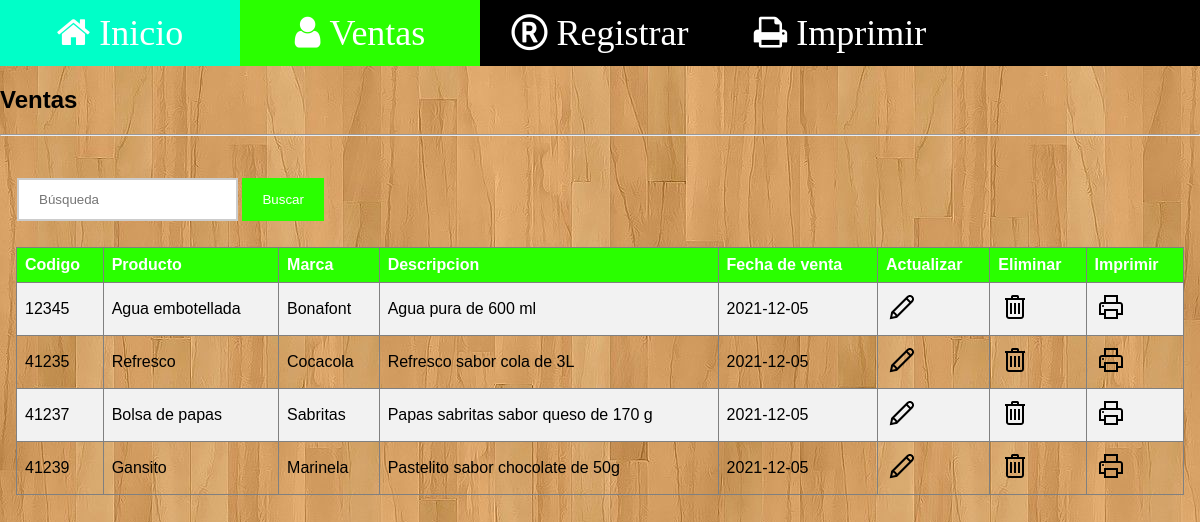
Screenshot of /ventas/ventas.php (signed in) with the database file from the repository.
### tables this page shows
CREATE TABLE `ventas` (
  `id_venta` int (5) NOT NULL,
  `producto` varchar(50) NOT NULL,
  `marca` varchar(50) NOT NULL,
  `descripcion` varchar(100) NOT NULL,
  `fechaventa` date NOT NULL,
  `precio` DEC(5,2) NOT NULL,
  `cantidad` int NOT NULL
);

### ventas/ventas.php (the view, shortened to what this page needs)
<?php
	if(isset($_POST['search']))
	{
		$valueToSearh = $_POST['valueToSearh'];
		$query = "SELECT * FROM ventas WHERE id_venta LIKE '%".$valueToSearh."%' OR marca LIKE '%".$valueToSearh."%'";
		$result = filterRecord($query);
	}
	else
	{
		$query = "SELECT *FROM ventas";
		$result = filterRecord($query);
	}
	function filterRecord($query)
	{
		include("../config.php");
		$filter_result = mysqli_query($mysqli, $query);
		return $filter_result;
	}
?>
<!DOCTYPE html>
<html>
<head>
<link rel="stylesheet" type="text/css" href="../css/mystyle1.css" />
</head>
<body>
<div class="icon-bar">
  <a href="../Principal/index.html"><i class="fa fa-home"> Inicio</i></a>
  <a class="active" href="ventas.php"><i class="fa fa-user"> Ventas</i></a>
  <a href="registration.php"><i class="fa fa-registered"> Registrar</i></a>
  <a href="print_all.php" target="_blank"><i class="fa fa-print"> Imprimir</i></a>
</div>
<link rel="stylesheet" href="https://cdnjs.cloudflare.com/ajax/libs/font-awesome/4.7.0/css/font-awesome.min.css">
<h2>Ventas</h2>
<hr/>
<div class="container">
<form action="" method="POST">
<input type="search" name="valueToSearh" placeholder="Búsqueda">
<button type="submit" class="signupbtn" name="search" >Buscar</button>
</form>
<br />
<?php
echo "<table border='1'>
<tr>
<th>Codigo</th>
<th>Producto</th>
<th>Marca</th>
<th>Descripcion</th>
<th>Fecha de venta</th>
<th>Actualizar</th>
<th>Eliminar</th>
<th>Imprimir</th>
</tr>";
while($row = mysqli_fetch_array($result))
{
echo "<tr>";
echo "<td>" . $row['id_venta'] . "</td>";
echo "<td>" . $row['producto'] . "</td>";
echo "<td>" . $row['marca'] . "</td>";
echo "<td>" . $row['descripcion'] . "</td>";
echo "<td>" . $row['fechaventa'] . "</td>";
echo "<td><a href='edit.php?id=".$row['id_venta']."'><img src='../images/icons8-Edit-32.png' alt='Edit'></a></td>";
echo "<td><a href='delete.php?id=".$row['id_venta']."'><img src='../images/icons8-Trash-32.png' alt='Delete'></a></td>";
echo "<td><a href='print.php?id=".$row['id_venta']."'><img src='../images/icons8-Print-32.png' alt='Print'></a></td>";
echo "</tr>";
}
echo "</table>";
?>
</body>
</html>

### css/mystyle1.css (style rules this page uses)
body { background-image: url('Principal/Fondo.jpg'); font-family: Verdana,sans-serif; margin:0 }
form { border: none; padding-top: 10px; padding-left: 1px; padding-right: 1px; }
input[type=search] { width: auto; padding: 12px 20px; margin: 8px 0; display: inline-block; border: 2px solid #ccc; box-sizing: border-box; }
button { background-color: #2AFF00; color: white; padding: 14px 20px; margin: 8px 0; border: none; cursor: pointer; width: auto; }
.container { padding: 16px; }
.icon-bar { width: 100%; background-color: black; overflow: auto; }
.icon-bar a { float: left; width: 20%; text-align: center; padding: 12px 0; transition: all 0.3s ease; color: white; font-size: 36px; }
.active { background-color: #2AFF00 !important; }
.active, .dot:hover { background-color: #717171; }
table { border-collapse: collapse; width: 100%; }
th, td { text-align: left; padding: 8px; }
tr:nth-child(even) { background-color: #f2f2f2 }
th { background-color: #2AFF00; color: white; }

### rows the page displays
ventas: id_venta "12345", producto "Agua embotellada", marca "Bonafont", descripcion "Agua pura de 600 ml", fechaventa "2021-12-05"
ventas: id_venta "41235", producto "Refresco", marca "Cocacola", descripcion "Refresco sabor cola de 3L", fechaventa "2021-12-05"
ventas: id_venta "41237", producto "Bolsa de papas", marca "Sabritas", descripcion "Papas sabritas sabor queso de 170 g", fechaventa "2021-12-05"
ventas: id_venta "41239", producto "Gansito", marca "Marinela", descripcion "Pastelito sabor chocolate de 50g", fechaventa "2021-12-05"
